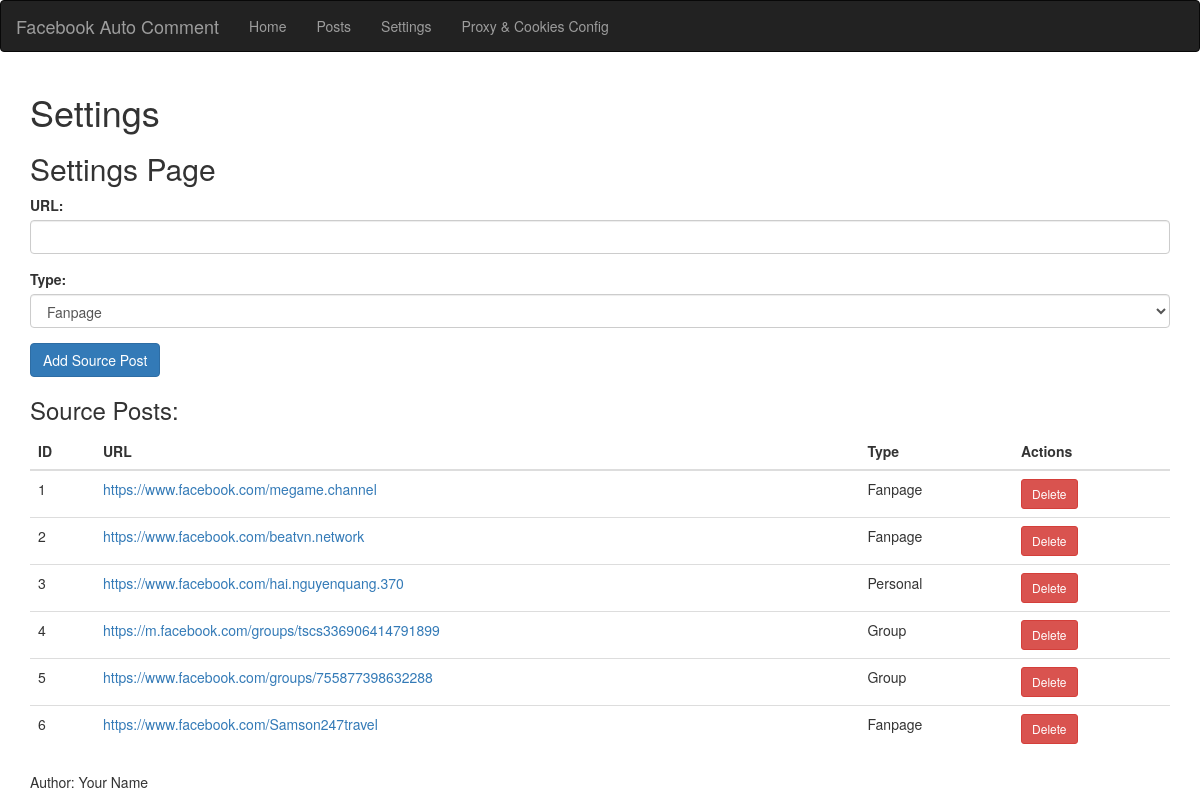
The page /settings on the database its author committed.
### tables this page shows
CREATE TABLE source_posts (
            id INTEGER PRIMARY KEY AUTOINCREMENT,
            url TEXT,
            type TEXT
        );

### app.py (the view, shortened to what this page needs)
@app.route('/settings', methods=['GET', 'POST'])
def settings():
    conn = get_db_connection()
    source_posts = conn.execute('SELECT * FROM source_posts').fetchall()
    conn.close()
    return render_template('settings.html', source_posts=source_posts)

### app.py (called while the page is built)
def get_db_connection():
    conn = sqlite3.connect(DATABASE)
    conn.row_factory = sqlite3.Row
    return conn

def initialize_database():
    conn = get_db_connection()
    conn.execute('''
        CREATE TABLE IF NOT EXISTS source_posts (
            id INTEGER PRIMARY KEY AUTOINCREMENT,
            url TEXT,
            type TEXT
        )
    ''')
    conn.commit()
    conn.close()

@app.before_request
def before_request():
    initialize_database()

### templates/settings.html (shortened to what this page needs)
{% extends 'base.html' %}
{% block title %}Settings{% endblock %}
{% block content %}
    <h2>Settings Page</h2>
    <form method="POST" action="{{ url_for('settings') }}">
        <div class="form-group">
            <label for="url">URL:</label>
            <input type="text" class="form-control" id="url" name="url" required>
        </div>
        <div class="form-group">
            <label for="type">Type:</label>
            <select class="form-control" id="type" name="type" required>
                <option value="Fanpage">Fanpage</option>
            </select>
        </div>
        <button type="submit" class="btn btn-primary">Add Source Post</button>
    </form>
    <h3>Source Posts:</h3>
    <table class="table">
        <thead>
            <tr>
                <th>ID</th>
                <th>URL</th>
                <th>Type</th>
                <th>Actions</th>
            </tr>
        </thead>
        <tbody>
            {% for post in source_posts %}
            <tr>
                <td>{{ post['id'] }}</td>
                <td><a href="{{ post['url'] }}" target="_blank">{{ post['url'] }}</a></td>
                <td>{{ post['type'] }}</td>
                <td>
                    <form action="{{ url_for('delete', post_id=post['id']) }}" method="POST">
                        <button type="submit" class="btn btn-danger btn-sm">Delete</button>
                    </form>
                </td>
            </tr>
            {% endfor %}
        </tbody>
    </table>
{% endblock %}

### templates/base.html (shortened to what this page needs)
<!DOCTYPE html>
<html>
<head>
    <link rel="stylesheet" href="https://maxcdn.bootstrapcdn.com/bootstrap/3.4.1/css/bootstrap.min.css">
</head>
<body>
    <nav class="navbar navbar-inverse">
        <div class="container-fluid">
            <div class="navbar-header">
                <a class="navbar-brand" href="/">Facebook Auto Comment</a>
            </div>
            <ul class="nav navbar-nav">
                <li><a href="/">Home</a></li>
                <li><a href="/posts">Posts</a></li>
                <li><a href="/settings">Settings</a></li>
                <li><a href="/config">Proxy & Cookies Config</a></li>
            </ul>
        </div>
    </nav>
    <div class="container">
        <h1>{% block title %}{% endblock %}</h1>
        {% block content %}{% endblock %}
    </div>
    <footer class="footer">
        <div class="container">
            <p>Author: Your Name</p>
        </div>
    </footer>
</body>
</html>

### rows shown on the page
source_posts: id "1", url "https://www.facebook.com/megame.channel", type "Fanpage"
source_posts: id "2", url "https://www.facebook.com/beatvn.network", type "Fanpage"
source_posts: id "3", url "https://www.facebook.com/hai.nguyenquang.370", type "Personal"
source_posts: id "4", url "https://m.facebook.com/groups/tscs336906414791899", type "Group"
source_posts: id "5", url "https://www.facebook.com/groups/755877398632288", type "Group"
source_posts: id "6", url "https://www.facebook.com/Samson247travel", type "Fanpage"
